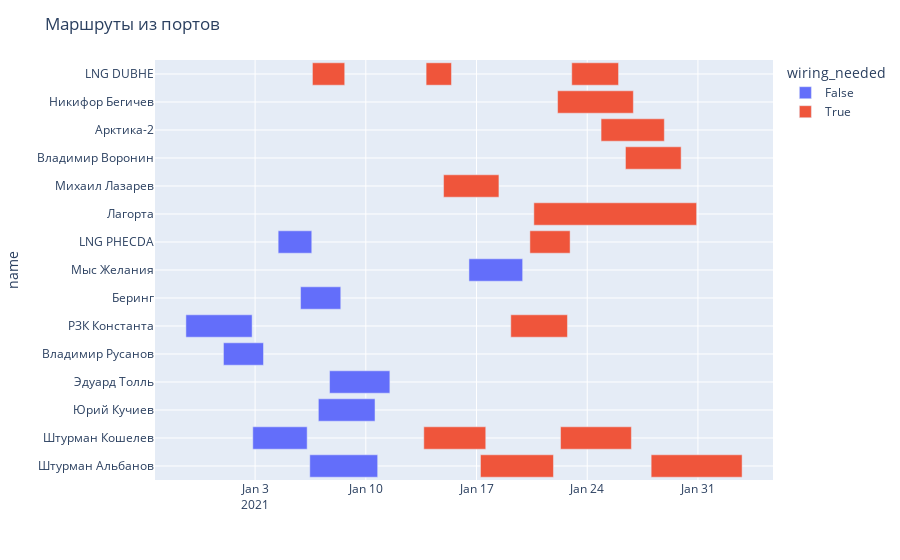

This figure's notebook cell:
### Code cell
fig = px.timeline(requests[requests.start_point != 'точка в Баренцевом море'], 
                  x_start='date_start', x_end='date_end', y='name', color='wiring_needed')
fig.update_layout(height=700, yaxis=dict(showgrid=True), title='Маршруты из портов')
fig.show()

### Figure 1 — Plotly figure (JSON) as saved in the notebook; plotly's stock layout.template omitted (floating-point values rounded to 4 significant figures)
{"data": [{"alignmentgroup": "True", "base": ["2021-01-06T11:00:00", "2021-01-02T20:30:00", "2021-01-07T00:00:00", "2021-01-07T17:00:00", "2021-01-01T00:00:00", "2020-12-29T15:00:00", "2021-01-05T21:00:00", "2021-01-16T12:30:00", "2021-01-04T11:00:00"], "hovertemplate": "wiring_needed=False<br>date_start=%{base}<br>date_end=%{x}<br>name=%{y}<extra></extra>", "legendgroup": "False", "marker": {"color": "#636efa", "pattern": {"shape": ""}}, "name": "False", "offsetgroup": "False", "orientation": "h", "showlegend": true, "textposition": "auto", "type": "bar", "x": [370800000, 297000000, 309600000, 329400000, 218700000, 361800000, 219600000, 293400000, 183600000], "xaxis": "x", "y": ["Штурман Альбанов", "Штурман Кошелев", "Юрий Кучиев", "Эдуард Толль", "Владимир Русанов", "РЗК Константа", "Беринг", "Мыс Желания", "LNG PHECDA"], "yaxis": "y"}, {"alignmentgroup": "True", "base": ["2021-01-17T06:00:00", "2021-01-28T01:00:00", "2021-01-13T16:00:00", "2021-01-22T07:30:00", "2021-01-20T15:00:00", "2021-01-14T22:00:00", "2021-01-26T10:00:00", "2021-01-24T21:00:00", "2021-01-19T04:00:00", "2021-01-22T03:00:00", "2021-01-20T09:00:00", "2021-01-06T15:00:00", "2021-01-13T19:30:00", "2021-01-23T00:30:00"], "hovertemplate": "wiring_needed=True<br>date_start=%{base}<br>date_end=%{x}<br>name=%{y}<extra></extra>", "legendgroup": "True", "marker": {"color": "#EF553B", "pattern": {"shape": ""}}, "name": "True", "offsetgroup": "True", "orientation": "h", "showlegend": true, "textposition": "auto", "type": "bar", "x": [398700000, 496800000, 338400000, 387000000, 889200000, 302400000, 304200000, 345600000, 309600000, 414000000, 219600000, 176400000, 138600000, 255600000], "xaxis": "x", "y": ["Штурман Альбанов", "Штурман Альбанов", "Штурман Кошелев", "Штурман Кошелев", "Лагорта", "Михаил Лазарев", "Владимир Воронин", "Арктика-2", "РЗК Константа", "Никифор Бегичев", "LNG PHECDA", "LNG DUBHE", "LNG DUBHE", "LNG DUBHE"], "yaxis": "y"}], "layout": {"autosize": true, "barmode": "overlay", "legend": {"title": {"text": "wiring_needed"}, "tracegroupgap": 0}, "margin": {"t": 60}, "title": {"text": "Маршруты из портов"}, "xaxis": {"anchor": "y", "autorange": true, "domain": [0, 1], "range": ["2020-12-27 16:06:40", "2021-02-04 17:53:20"], "type": "date"}, "yaxis": {"anchor": "x", "autorange": true, "domain": [0, 1], "range": [-0.5, 14.5], "showgrid": true, "title": {"text": "name"}, "type": "category"}}}
